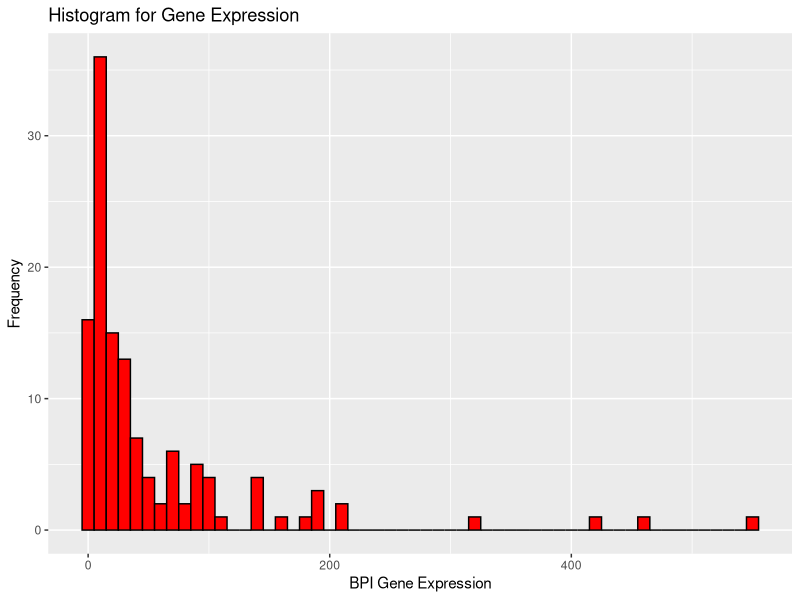
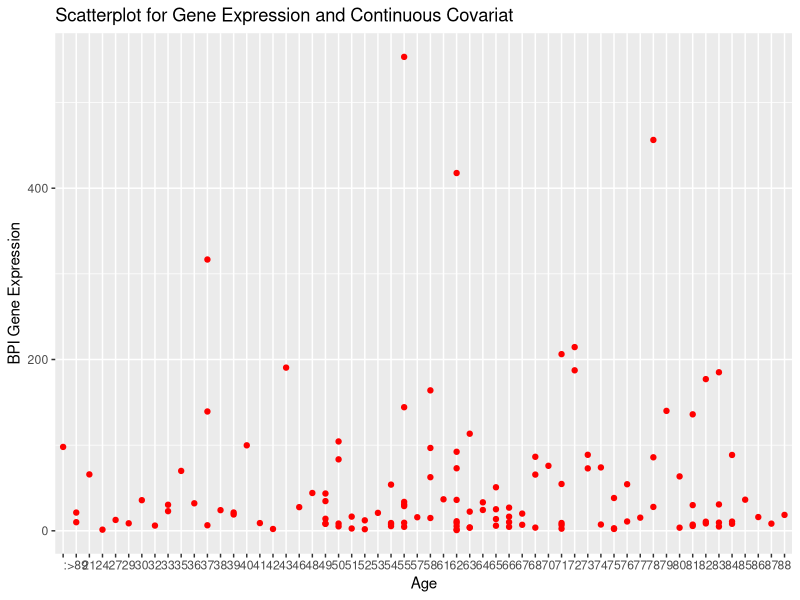
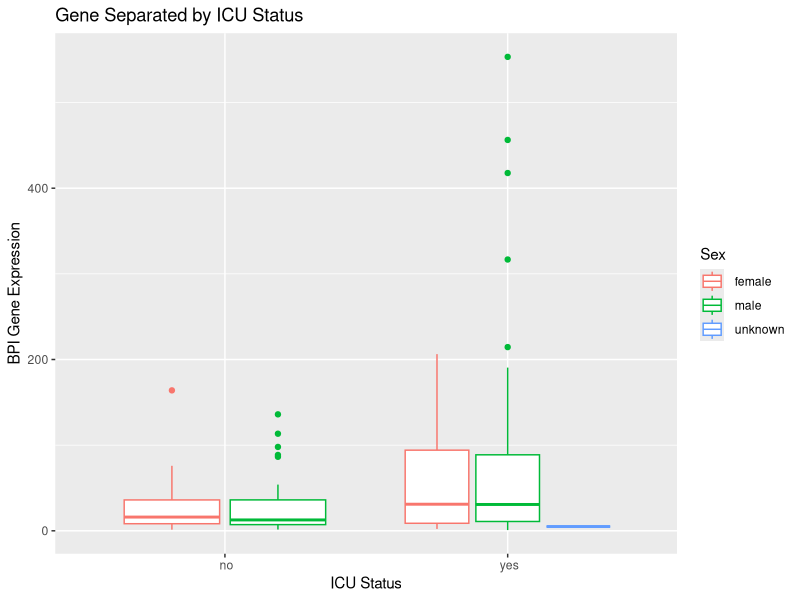
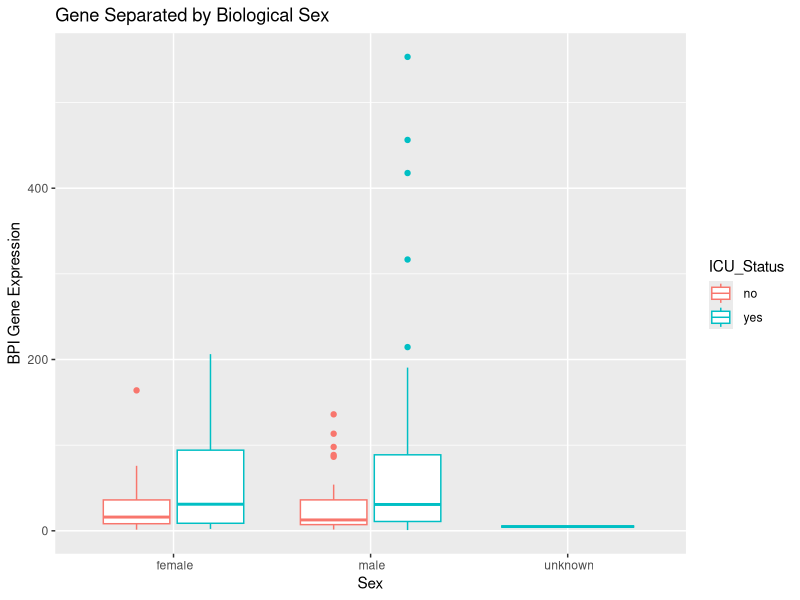
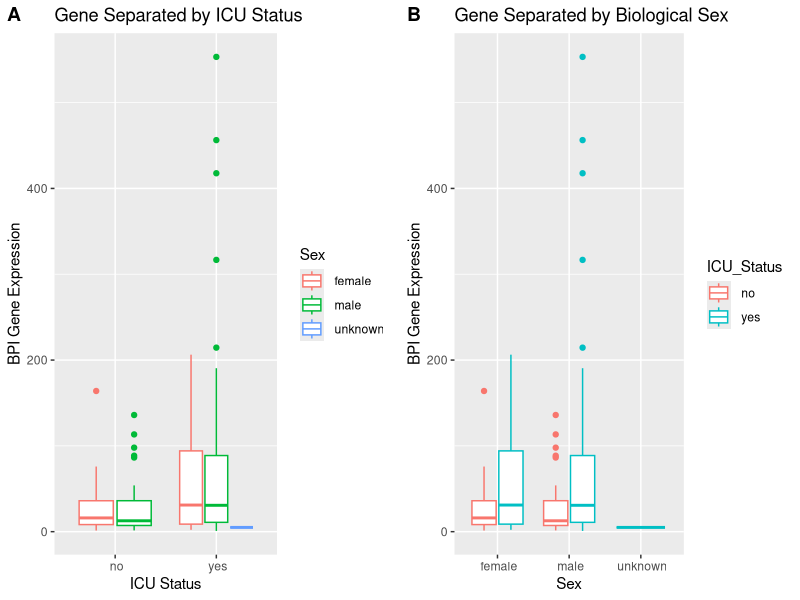

These figures' R source, in order:
## ---- chunk 1
knitr::opts_chunk$set(echo = TRUE)
## ---- chunk 2
library(dplyr)
library(ggplot2)
library(ggpubr)
gene_expression <- read.csv(file = "QBS103_finalProject_geneExpression.csv")
meta_data <- read.csv(file = "QBS103_finalProject_metadata.csv")
# Transpose the dataset in order to link the 2 sets of data
gene_transposed <- data.frame(cbind(names(gene_expression), t(gene_expression)))
rownames(gene_transposed) <- NULL
colnames(gene_transposed) <- gene_transposed[1,]
# delete the first redundant row to match the entries
gene_final <- gene_transposed[-1,]
# Create a data frame with the participant ID, gene number 5 (PRTN3), one continuous covariate (age) and 
# two categorical covariants (sex and ICU status)
linked_data <- data.frame("Participant_ID" = meta_data$participant_id,
                          "Age" = meta_data$age,
                          "Sex" = meta_data$sex,
                          "ICU_Status" = meta_data$icu_status,
                          "BPI_Gene" = as.numeric(gene_final$BPI))
linked_data
# Histogram for gene expression
ggplot(linked_data, aes(x = BPI_Gene)) +
  geom_histogram(binwidth = 10, ,fill = "red", color = "black") +
  labs(title = "Histogram for Gene Expression", x = "BPI Gene Expression", y = "Frequency")
# Scatter plot
ggplot(linked_data, aes(x = Age, y = BPI_Gene)) +
  geom_point(color = "red") +
  labs(title = "Scatterplot for Gene Expression and Continuous Covariat", y = "BPI Gene Expression")
# Box plot
icuplot <- ggplot(linked_data, aes(x = ICU_Status, y = BPI_Gene, color = Sex)) +
  geom_boxplot() +
  labs(title = "Gene Separated by ICU Status", x = "ICU Status", y = "BPI Gene Expression")
sexplot <- ggplot(linked_data, aes(x = Sex, y = BPI_Gene, color = ICU_Status)) +
  geom_boxplot() +
  labs(title = "Gene Separated by Biological Sex", y = "BPI Gene Expression")
icuplot
sexplot
ggarrange(icuplot, sexplot, labels = c("A", "B"))
